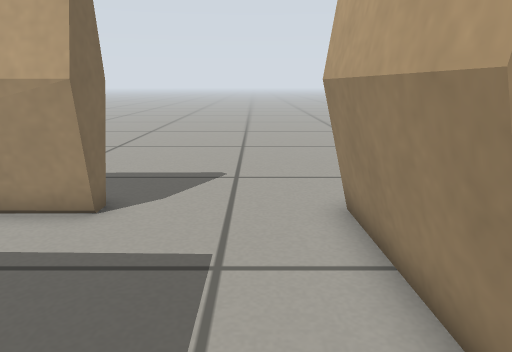
[1] (above)

20 first-person views from a walk through a Gazebo world. The camera is 0.48 m above the floor, tilts 14° down and sees 70° across. The floor is counted in squares, 0.2 m on a side. Each view is taken from the middle of a square. On the plan, view 1 faces up. The plan holds only what a view shows up to about 20 squares ahead; the rest is blank.

[2]
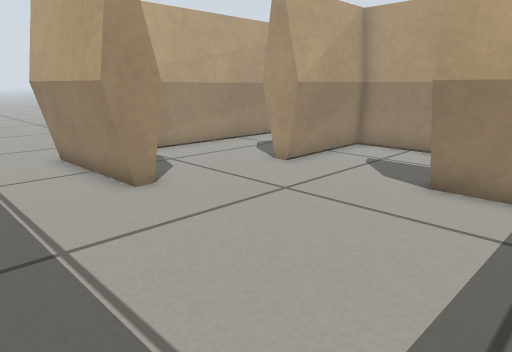

[3]
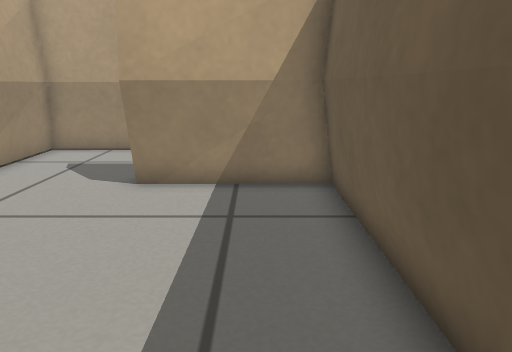

[4]
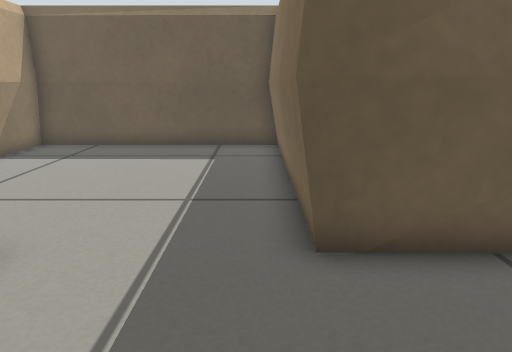

[5]
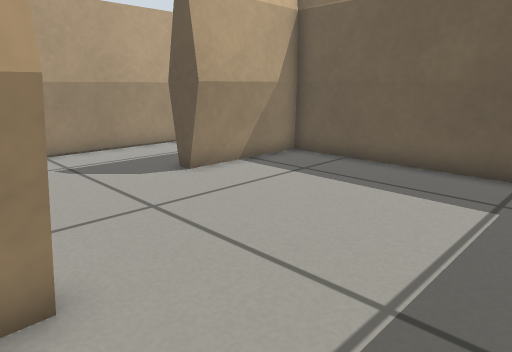

[6]
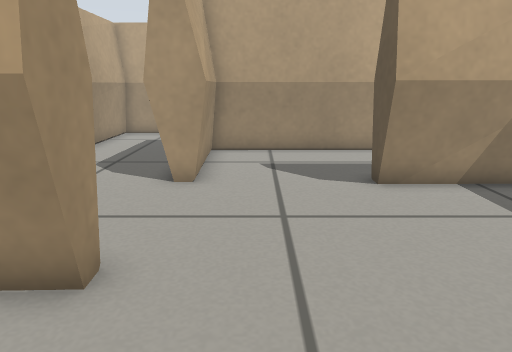

[7]
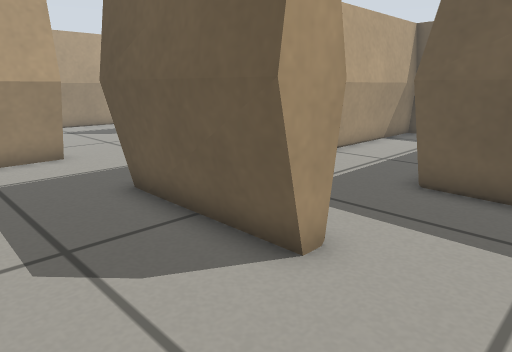

[8]
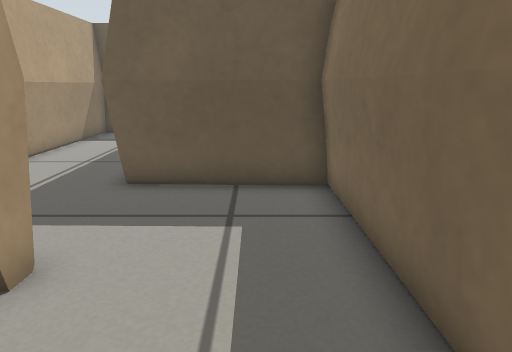

[9]
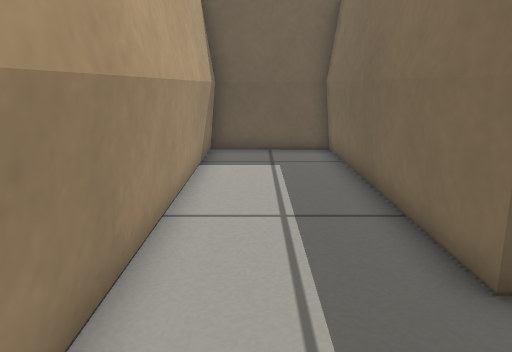

[10]
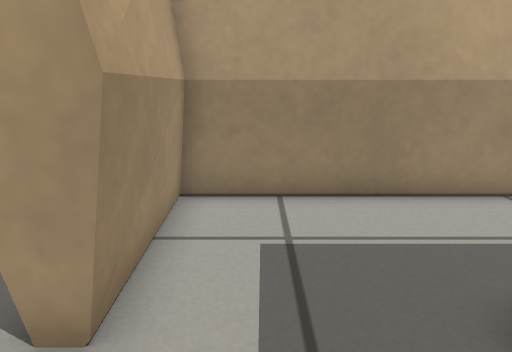

[11]
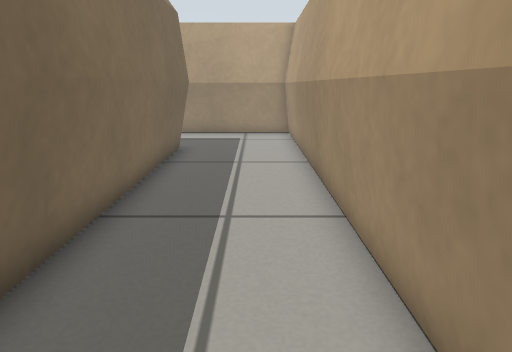

[12]
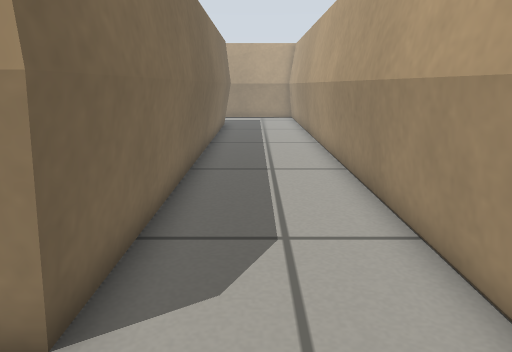

[13]
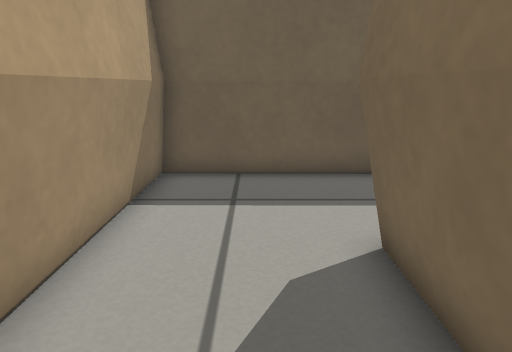

[14]
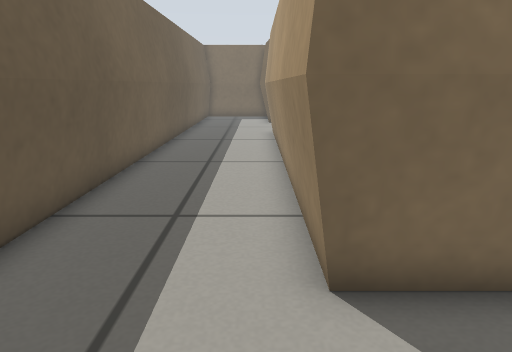

[15]
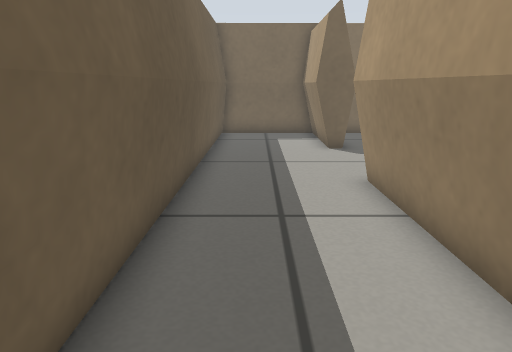

[16]
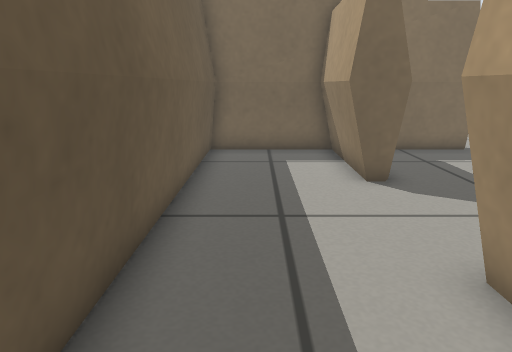

[17]
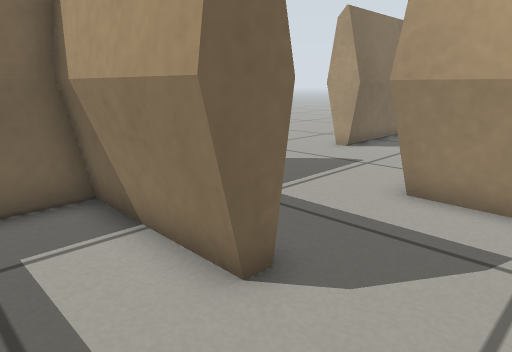

[18]
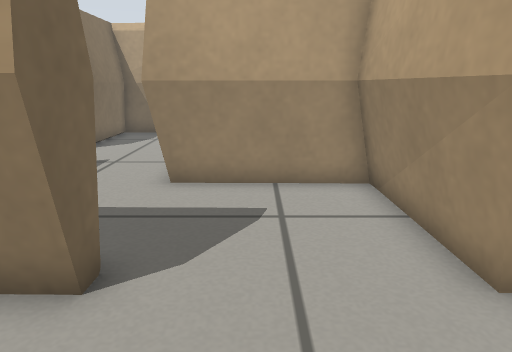

[19]
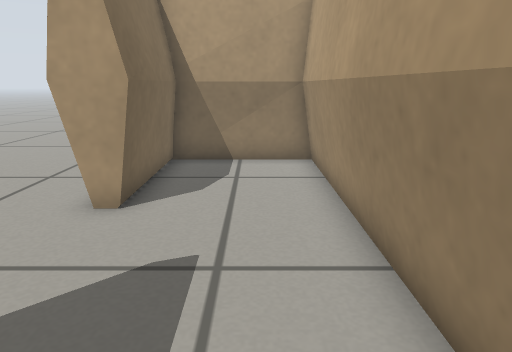

[20]
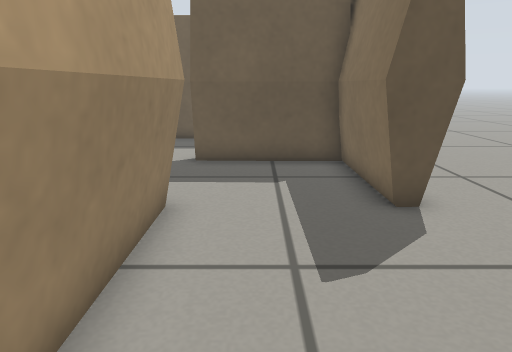

### Floor plan
Points are (right, up) in squares from view 1. A wall is a line through its corners. A room is listed if a view was taken in it or the views show most of it. See-through windows are left out.
Room 1 (views 1, 2, 3, 6)
walls: (2.9, 2) (1.8, 2); (-2.9, -7.4) (6.5, -7.6) (6.3, -3); (-2.6, 2.2) (-2.6, -7.5)
low walls: (3, -7.7) (6.8, -7.8) (6.7, -2.9); (6.7, -7.8) (6.4, -3); (-2.7, 2.2) (-2.7, -5.4)
ways out: opening at (-0.5, 2) to room 2; opening at (5, 2) to room 5; opening at (7, -1)
Room 2 (views 4, 5, 7, 8)
walls: (-8, 2.7) (-2.7, 2.4); (-8, 1.1) (-8, 2.2); (-12.6, 3.9) (-12.5, 0.5); (-12.8, 3.9) (-12.7, 0.4); (-3.1, 7.8) (-3.1, 6.4) (-4.9, 6.3); (1.4, 2) (1.2, 7); (1.6, 2) (1.5, 7); (-12.7, -8.1) (-13.9, -8.1); (-13.9, -13.1) (-12.6, -13)
low walls: (-8, 2.2) (-3.9, 2.2); (-8, 2.4) (-2.7, 2.2); (1.8, 2) (1.6, 7)
ways out: opening at (-0.5, 2) to room 1; opening at (-10.5, 1.5) to room 4; opening at (-13.5, -10.5) to room 7
Room 3 (view 9)
walls: (-7.8, -2.7) (-7.9, -12.6) (-3.4, -12.7); (-8.7, -2.9) (-7.5, -2.9); (-8.5, -2.5) (-7.5, -2.6) (-7.5, -12.5) (-3.2, -12.5) (-3.2, -6.3); (-6.6, 1.2) (-8, 1.1); (-3.3, 1.4) (-8, 1.2); (-3.5, 1.8) (-8.1, 1.6); (-3.4, -12.5) (-3.5, 1.6) (-8.1, 1.5)
ways out: opening at (-8, -1) to room 4
Room 4 (view 10)
walls: (-12.5, 0.5) (-12.5, -2.6); (-12.7, 0.4) (-12.7, -2.3) (-8.5, -2.5); (-12.9, -2.6) (-7.8, -2.7)
ways out: opening at (-10.5, 1.5) to room 2; opening at (-8, -1) to room 3
Room 5 (views 11, 12, 13, 14, 15, 16, 17, 18)
walls: (16.6, -14.5) (16.7, 3.5); (12.2, -18.5) (-3.4, -18.5); (11.1, -22.8) (16.6, -22.9) (16.6, -20.5); (16.4, -22.6) (16.5, 6.6); (12.4, 2.5) (12.5, -18.3); (7, 1.5) (7, 2.8); (16.7, 4.8) (16.7, 6.7) (11.5, 6.6); (16.7, 6.5) (5.1, 6.4); (-3.4, -18.3) (-3.4, -16.4); (-1.4, -22.8) (8.1, -22.8); (-8, -17.2) (-8, -18.7) (-12.8, -18.7) (-12.7, -22.7) (-6.4, -22.8); (-8, -18.5) (-12.8, -18.5); (-6.3, -22.8) (-1.5, -22.8); (-12.4, -18.1) (-12.3, -22.5); (-12.6, -18.3) (-12.6, -22.7); (-12.8, -22.5) (16.6, -22.6)
low walls: (16.6, -17.7) (16.6, -14.6); (5.5, -18.3) (3.6, -18.3); (2.5, -18.3) (-3.4, -18.3); (12.2, 2.2) (12.2, -18.3) (5.6, -18.3); (6, 6.5) (5.2, 6.5); (-8, -18.3) (-12.6, -18.3)
ways out: opening at (5, 2) to room 1; opening at (-5.5, -17.5) to room 8
Room 6 (view 19)
walls: (-12.4, -13) (-12.4, -17.5); (-12.6, -13) (-12.6, -17.5); (-12.9, -17.4) (-8, -17.4); (-12.8, -17.6) (-8, -17.7)
ways out: opening at (-10.5, -13) to room 7; opening at (-8, -15) to room 8
Room 7 (view 20)
walls: (-9.7, -3.3) (-12.7, -3.4) (-12.7, -8.1); (-12.5, -3.2) (-12.5, -8.1); (-8.5, -13.2) (-8.5, -3.5) (-12.7, -3.7)
low walls: (-8, -7.5) (-8, -6.6); (-8, -6.5) (-8, -5.6); (-8, -5.5) (-8, -4.6); (-8, -13.1) (-8, -7.6); (-8.3, -13.3) (-8.3, -3.3) (-12.7, -3.2)
ways out: opening at (-13.5, -10.5) to room 2; opening at (-10.5, -13) to room 6
Room 8 (no view inside)
walls: (-3.6, -14.5) (-3.7, -13.5) (-8.3, -13.4); (-3.4, -16.4) (-3.4, -13.5)
low walls: (-3.2, -15.1) (-3.2, -13.3) (-8.3, -13.3)
ways out: opening at (-5.5, -17.5) to room 5; opening at (-8, -15) to room 6

Positions as (right, up) in squares from view 1, and headings:
1: (0, 0), facing up
2: (-2, -6), facing up-right
3: (-2, -6), facing right
4: (-2, 7), facing down
5: (-2, 3), facing down-right
6: (-2, 0), facing right
7: (-11, 6), facing down-right
8: (-11, 6), facing down
9: (-5, 1), facing down
10: (-11, 0), facing right
11: (15, -12), facing up
12: (14, -21), facing up
13: (14, -13), facing down
14: (16, -19), facing left
15: (6, -21), facing left
16: (1, -21), facing left
17: (-5, -21), facing up-left
18: (-6, -22), facing up
19: (-10, -15), facing up
20: (-10, -6), facing down
